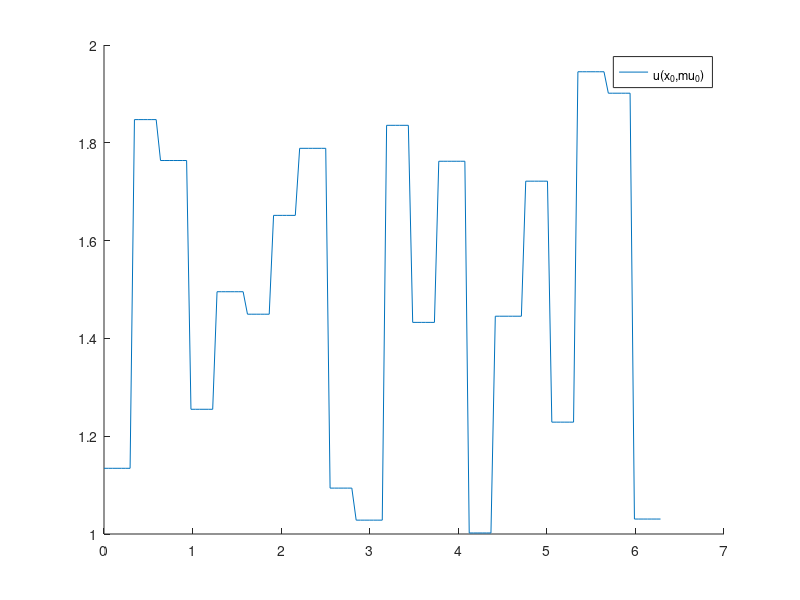
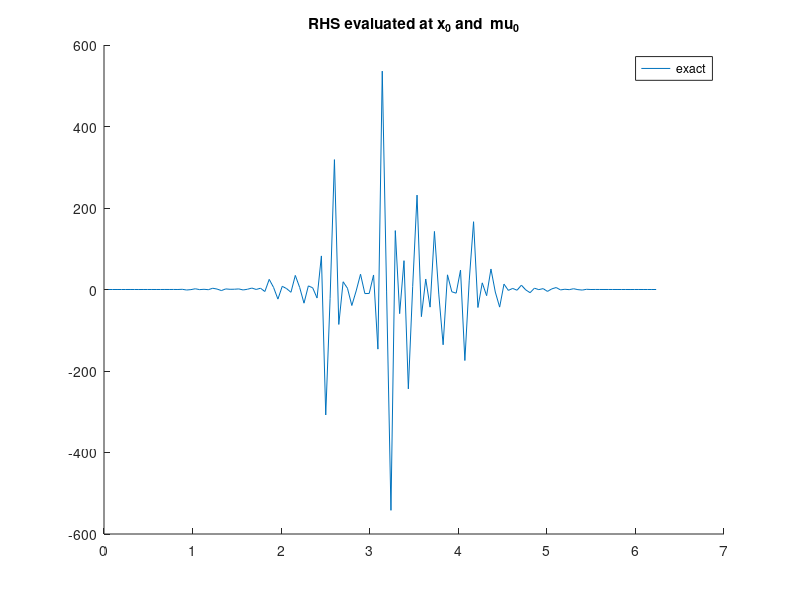
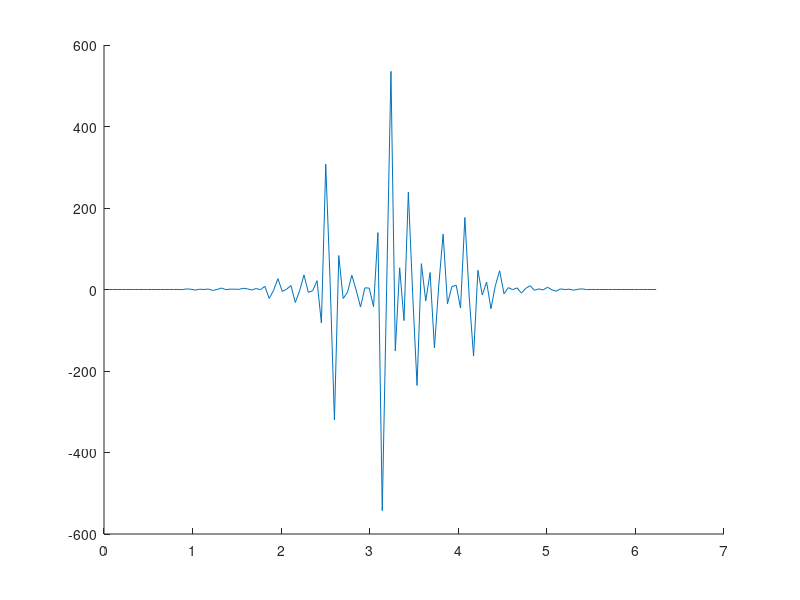

Source code (MATLAB) for these figures, in order: (Note: this script raises an error after producing the figures.)
clear all;
close all;

rng(1); % for reproducibility

addpath('source/');

N = 128;
% N = 16;
% N = 6;

    % monolithic = false
    monolithic = true


%% 1D heat equation with piecewise-constant conductivity as in https://epubs.siam.org/doi/epdf/10.1137/21M1452810, or rather https://arxiv.org/pdf/2502.10888


% Omega = [-1 1];
Omega = [0 2*pi];
xis = linspace(Omega(1),Omega(2),N+1)';
xis_in = xis(2:end-1);
dx = (Omega(2)-Omega(1))/N;

% d = 3; % dimension  of mu
d = 20;
mu0 = rand(d,1) + 1; % each entry between 1 and 2
inds = ceil(eps+d*(xis'-Omega(1))/(Omega(2)-Omega(1)));
nuplus  = @(mu) mu(inds(2:end));
numinus = @(mu) mu(inds(1:end-1));
nu = @(x,mu) mu(ceil(eps+d*(xis'-Omega(1))/(Omega(2)-Omega(1)))); % x argument for compatibility
% nu = @(x,mu) mu(floor(eps+d*(xis'-Omega(1))/(Omega(2)-Omega(1)))); % x argument for compatibility
% x0 = -666*ones(size(xis));

% % k0 = @(xis,mu) exp(-(xis-mu).^2);
% % syms k0(xis_,mu);
% syms xis_ mu_;
% k0_(xis_,mu_) = exp(-.5*(xis_-mu_).^2);
% k0 = matlabFunction(k0_);
% nu = @(x,mu) k0(xis,mu).*x; % thermal conductivity 
% 
% x0 = -sin(pi/2*xis) + 1; % -> make intial condition satisfy BC
% x0 = -sin(pi/2*xis_in) + 1; % -> make intial condition satisfy BC
% % x0 = ones(size(xis)) ; % -> make intial condition satisfy BC
% mu0 = .3;
x0 = exp(-(xis_in-pi).^2).*sin(xis_in/2);

figure
hold on
% plot(xis,x0, "DisplayName","x_0")
% plot(xis,k0(xis,mu0), "DisplayName","k_0(\mu_0)")
plot(xis,nu([],mu0), "DisplayName","\nu(x_0,\mu_0)")
% plot(xis,numinus(mu0), "DisplayName","\nu(x_0,\mu_0)")
% plot(xis,nuplus(mu0), "DisplayName","\nu(x_0,\mu_0)")
% plot(xis,nu(mu0), "DisplayName","\nu(\mu_0)")
legend('show')

%%
dt = 1e-4;
% dt = 0.008;
% dt = 0.001;
% t_end = 1;
% t_end = 100*dt;
t_end = 0.8;
% t_end = 10*dt;
nt = t_end/dt;

% is = [2];
is = [1];
I = speye(N);

%% finite elements discretization with homogeneous Dirichlet boundary conditions
%% --> due to Dirichlet BC only N-1 DoFs
N1 = N-1;
% xis1 = linspace(Omega(1),Omega(2),N)';
% dx = (Omega(2)-Omega(1))/N;

% damping matrix
C = 1/6*dx*spdiags([ones(N,1) 4*ones(N,1) ones(N,1)],[-1 0 1],N1,N1);
% stiffness matrix
% B = 1/dx*spdiags([-ones(N,1) 2*ones(N,1) ones(N,1)],[-1 0 1],N,N);
B = @(mu) -1/dx*spdiags([-numinus(mu) numinus(mu)+nuplus(mu) -nuplus(mu)],[-1 0 1],N1,N1);

% F1_exact = @(x,mu) C\B*(nu([],mu).*x);
F1_exact = @(x,mu) C\(B(mu)*x);

% D = spdiags([-ones(N,1) ones(N,1)], [-1 1],N,N); % first-order central finite difference
% D(1,1) = -1; D(end,end) = 1; % homogeneous Neumann BC
% D = D/(2*dx);
% D1 = D;

% F1 = @(x,theta) 0;
% F1_exact = @(x) D1*(nu(x,k0(mu)).*(D1*x));

% F2_exact = @(x1,x2,mu) D1*(nu(x1,mu).*(D1*x2));
% F2X_exact = @(X,mu) F2_exact(X(:,1),X(:,2),mu); % enable storing variables in one matrix

% Q: are boundary conditions in D1 correct like this?

% definition for k0 approximations
% F2_k = @(x1,x2,k,mu) D1*((k(xis,mu).*x1).*(D1*x2));
% F2_k = @(x1,x2,k) D1*((k.*x1).*(D1*x2));
% F2X_k = @(X,k) F2_k(X(1,:),X(2,:),k,mu0);

% % s_max = N;
% s_max = 18;
% % s_max = 6;
% % s_max = 1;
% % s_max = 1;
% % s_max = 30;
% % s_max = 21;
% mus = linspace(-1,1,s_max);
% mus = flip(mus)
% % mus = mu0

s_max = d;
mus = ones(d,d) + eye(d);

%% 1) simple setting: fixed mu
% F2 = @(x1,x2,theta) F2_exact(x1,x2,mu0);
% F2X = @(X,theta) F2(X(:,1),X(:,2),theta);  % enable storing variables in one matrix
% f = @(x,u,mu) F2(x,x);
% 
% mus = mu0;
% s= 1;
% qH = 1;
% Theta_H = 1;
% Thetas{1} = Theta_H;

%% 2) general setting: arbitrary qH

% k1_ = diff(k0_,xis_);
% % k1 = matlabFunction(k1_);
% k1 = eval(k1_(xis,mu0));

qH = s_max;
s = qH;
% mus = (0:s-1)+mu0;
% mus = linspace(-1,1,s);
% % % theta_H = @(mu) (mu'-mu0).^(0:s-1);
theta_H = @(mu) mu';

Theta_H = theta_H(mus(1:s));
Thetas{1} = Theta_H;

% F2 = @(x1,x2,theta) sum(theta'.*[F2_k(x1,x2,k0(xis,mu0)) F2_k(x1,x2,k1)],2);
% [F2,kps,k_sum] = F2_taylor_approx(k0_,mu_,qH,F2_k,xis,mu0);
% F2 = F2_exact;
% F2X = @(X,theta) F2(X(:,1),X(:,2),theta); % enable storing variables in one matrix

%% some plots 
figure
hold on
plot(xis_in,F1_exact(x0,mu0), "DisplayName","exact")
% plot(xis,F2_exact(x0,x0,mu0), "DisplayName","exact")
% plot(xis,F2X([x0,x0],theta_H(mu0)),'--',"DisplayName","Taylor approx "+qH)
title("RHS evaluated at x_0 and  \mu_0")
legend("show")

% mu1 = -1;
mu1 = 2 - mu0 + 1; 
% mu1 = -mu0;
figure
hold on
% plot(xis,F2_exact(x0,x0,mu1), "DisplayName","exact")
plot(xis_in,F1_exact(x0,mu1), "DisplayName","exact")
% plot(xis,F2X([x0,x0],theta_H(mu1)),'--',"DisplayName","Taylor approx "+qH)
title("RHS evaluated at x_0 and \mu="+ num2str(mu1))
legend("show")

%%

% f = @(x,u,mu) F2(x,x,theta_H(mu)); % previously used

% f = @(x,u,mu) F2_exact(x,x,mu);
f = @(x,u,mu) F1_exact(x,mu);
% F2_exact = @(x1,x2,mu) D1*(nu(x1,mu).*(D1*x2));


%%

Nu = 0; % input signal dimension

%% generate ROM basis construction data
% s_b = 5;
% s_b = d;


% X0s = 10*[-sin(pi/2*xs)' sin(3*pi/2*xs)']; % -> make intial condition satisfy BC
% x0 = -sin(pi/2*xis); % -> make intial condition satisfy BC
% mus_b = mus; % so far used
% mus_b = linspace(-1,1,s_b);
% mus_b = mus;
mus_b = rand(d,5) + 1; % each entry between 1 and 2
s_b = 5;

X_b = zeros(N1,nt+1,s_b);
U_b = zeros(Nu,nt+1,s_b); 

for k = 1:s_b
    mu = mus_b(:,k);
    X_b(:,:,k) = simulate(x0,dt,nt,@(x) single_step(x,0,dt,f,mu));
end

%% construct ROM basis via POD
[V,S,~] = svd(X_b(:,:),'econ');
n = 30;
% n = 6;
% n = 16;
% n = N1;
% n = N;
% n = s_max;
% fac = 12;
% fac = 1;
% n = fac*s_max;

Vn = V(:,1:n);
% Vn = eye(n);

%% singular value decay
figure
semilogy(diag(S)/S(1,1))
title("singular value decay")

%% state plots
k = 1;
figure
plot(xis_in,X_b(:,1,k))
hold on
plot(xis_in,X_b(:,2,k))
plot(xis_in,X_b(:,3,k))
plot(xis_in,X_b(:,5,k))
plot(xis_in,X_b(:,10,k))
plot(xis_in,X_b(:,50,k))
plot(xis_in,X_b(:,100,k))
plot(xis_in,X_b(:,end,k))

%% plot end states
figure
hold on
for k = 1:s_b
    plot(xis_in,X_b(:,end,k))
end


%% opinf on ROM basis snapshot data
% tX_b = Vn'*X_b;
tX_b = pagemtimes(Vn',X_b);
tX_b1 = tX_b(:,1:end-1,:);
tX_b2 = tX_b(:,2:end,:);
dot_tX_b = (tX_b2-tX_b1)/dt;

[O,A_inds,B_inds,condD] = p_opinf(dot_tX_b,tX_b1,[],is,Thetas,true);
sota.O = O;
sota.condsD = condD;

%% construct intrusive operators
qA = d;
tA1s = precompute_rom_operator_param(F1_exact,Vn,1,qA);
% 
intr.O = tA1s(:,:);
intr.Os = tA1s;

Omu0 = precompute_rom_operator(@(X) F1_exact(X,mu0),Vn,1);
Omu1 = precompute_rom_operator(@(X) F1_exact(X,mu1),Vn,1);

tA2s = tA1s; % botch to avoid chaning all names

% Jn2 = power2kron(n,2);
% tA2 = precompute_rom_operator(F2X,Vn,2)*Jn2;

% tA2s = precompute_rom_operator_param(@(X,theta) F2X(X),Vn,2,qH);
% tA2s = precompute_rom_operator_param(@(X,theta) F2X(X,theta),Vn,2,qH);
% % tA2s = precompute_rom_operator_param(@(X,theta) F2X(X,theta),Vn,2,s_max);
% 
% intr.O = tA2s(:,:);
% intr.Os = tA2s;
% 
% Jn2 = power2kron(n,2);
% Omu0 = precompute_rom_operator(@(X) F2X_exact(X,mu0),Vn,2)*Jn2;
% Omu1 = precompute_rom_operator(@(X) F2X_exact(X,mu1),Vn,2)*Jn2;

% tA2_2= Vn'*C*kron(Vn,Vn)*Jn2;
% norm(tA2-tA2_2)

%% generate rank-sufficient snapshot data
tX0_pure = rank_suff_basis(n,is);
U0_pure = [];
XU = blkdiag(U0_pure,tX0_pure);
tX0 = XU(Nu+1:end,:);
U0 = XU(1:Nu,:);

% tX0 = rank_suff_basis(n,is);
% U0 = [];

nf = size(tX0,2);
tX1 = zeros(n,nf,s_max);

% compute time step estimate (3.10)
dt1 = dt_estimate(X_b(:,:,1),U_b(:,:,1),Vn(:,1),dt,is); % internally computes derivatives, so we cannot concatenate trajectories

for k =1:s_max
    mu = mus(:,k);
    for i = 1:nf
        tX1(:,i,k) = Vn'*single_step(Vn*tX0(:,i),U0(:,i),dt1,f,mu);
    end
end

dot_tX = (tX1-tX0)/dt1;

%%
ns = 1:n;
ss = 1:s_max;
% ns = fac*(1:s_max);
% ns = n;
nn = numel(ns);

B_errors = zeros(nn,1);
A1_errors = zeros(nn,1);
% A2_errors = zeros(nn,1);

deco.O_errors = zeros(nn,1);
deco.condsD = zeros(nn,s);

mono.O_errors = zeros(nn,1);
mono.condsD = zeros(nn,1);

deco.Omu0errors = zeros(nn,1);
deco.Omu1errors = zeros(nn,1);

mono.Omu0errors = zeros(nn,1);
mono.Omu1errors = zeros(nn,1);

%% compute ROM state error
Xmu0_FOM = simulate(x0,dt,nt,@(x) single_step(x,0,dt,f,mu0));
Xmu1_FOM = simulate(x0,dt,nt,@(x) single_step(x,0,dt,f,mu1));

deco.ROMerror_mu0 = zeros(nn,1);
deco.ROMerror_mu1 = zeros(nn,1);

mono.ROMerror_mu0 = zeros(nn,1);
mono.ROMerror_mu1 = zeros(nn,1);

% figure(7)
% hold on
% figure(8)
% hold on
%%

n_is__ = n_is(n,is);

for j = 1:nn
    n_ = ns(j);
    % n_ = 4;
    % n_ = s_max; % botch
    %% NEW: changing s
    % s = n_;
    % s = 1;
    s = qH;
    % s = ns(j); % botch
    % s = ss(j); % botch
    % theta_H = @(mu) (mu'-mu0).^(0:s-1);
    theta_H = @(mu) mu';

    Theta_H = theta_H(mus(:,1:s));
    Thetas{1} = Theta_H;
    %%
    n_is_ = n_is(n_,is);
    nf_ = sum(n_is_)+Nu;

    % ks = [1:Nu+n_is_(1), Nu+n_is__(1)+1:Nu+n_is__(1)+n_is_(2)];
    ks = [1:Nu+n_is_(1)];

    tX0_ = tX0(1:n_,ks);
    dot_tX_ = dot_tX(1:n_,ks,1:s);
    U0_ = U0(:,ks);

    hA2s_ = zeros(n_,n_is_,s);
    tA2s_ = zeros(n_,n_is_,s);

    %% monolithic construction
    if monolithic
        tX = repmat(full(tX0_),1,1,s);
        [O,A_inds,B_inds,condD] = p_opinf(dot_tX_,tX,U0_,is,Thetas,true);
        mono.O = O;
        mono.condsD(j) = condD;
    end

    for k =1:s
        dot_tX_ = dot_tX(1:n_,ks,k);

        [O,A_inds,B_inds,condD] = opinf(dot_tX_,tX0_,U0_,is,true);
        % hA1_ = O(:,A_inds(1,1):A_inds(1,2));
        hA2_ = O(:,A_inds(1,1):A_inds(1,2));
        % hA2_ = O(:,A_inds(2,1):A_inds(2,2));
        hB_ = O(:,B_inds(1,1):B_inds(1,2));

        % tB_ = tB(1:n_,:);
        % tA1_ = tA1s(1:n_,1:n_is_(1),k);
        tA2_ = tA2s(1:n_,1:n_is_(1),k);
        % tA2_ = tA2(1:n_,1:n_is_(2));

        % tO_ = [tA1_ tA2_];
        tO_ = [tA2_];
        % O_errors(j,k) = norm(O-tO_,"fro")/norm(tO_,"fro");

        deco.condsD(j,k) = condD;

        hA2s_(:,:,k) = hA2_;
        tA2s_(:,:,k) = tA2_;
    end

    % deco.O = hA2s_(:,:)*kron(inv(Theta_H),eye(n_is_))';
    deco.O = hA2s_(:,:)/kron((Theta_H),eye(n_is_))';
    % O_errors(j) = norm(tA1s_(:,:)-hA1s_,"fro")/norm(tO_,"fro");
    deco.O_errors(j) = norm(tA2s_(:,:)-deco.O,"fro")/norm(tA2s_(:,:), "fro");
    if monolithic
        mono.O_errors(j) = norm(tA2s_(:,:)-mono.O,"fro")/norm(tA2s_(:,:), "fro");
    end

    deco.Os = reshape(deco.O,[n_, n_is_(1), s]);
    
    Omu1_ = Omu1(1:n_,1:n_is_(1));
    deco.Omu1errors(j) = norm(affine_op(deco.Os,theta_H(mu1))-Omu1_,"fro")/norm(Omu1,"fro");
    Omu0_ = Omu0(1:n_,1:n_is_(1));
    deco.Omu0errors(j) = norm(affine_op(deco.Os,theta_H(mu0))-Omu0_,"fro")/norm(Omu0,"fro");
    if monolithic
        mono.Os = reshape(mono.O,[n_, n_is_(1), s]);
        mono.Omu1errors(j) = norm(affine_op(mono.Os,theta_H(mu1))-Omu1_,"fro")/norm(Omu1,"fro");
        mono.Omu0errors(j) = norm(affine_op(mono.Os,theta_H(mu0))-Omu0_,"fro")/norm(Omu0,"fro");
    end

    %% compute ROM state error
    % Xmu0_FOM = simulate(x0,dt,nt,@(x) single_step(x,0,dt,f,mu0));
    % Xmu1_FOM = simulate(x0,dt,nt,@(x) single_step(x,0,dt,f,mu0));

    % In_2 = kron2power(n_,2);
    % ROMmu0_step = @(x) x+ dt*Omu0_*In_2*kron(x,x);
    deco.Omu0_ = affine_op(deco.Os,theta_H(mu0));
    % deco.ROMmu0_step = @(x) x+ dt*deco.Omu0_*In_2*kron(x,x);
    deco.ROMmu0_step = @(x) x+ dt*deco.Omu0_*x; % linear
    % ROMmu1_step = @(x) x+ dt*Omu1_*In_2*kron(x,x);
    deco.Omu1_ = affine_op(deco.Os,theta_H(mu1));
    % deco.ROMmu1_step = @(x) x+ dt*deco.Omu1_*In_2*kron(x,x);
    deco.ROMmu1_step = @(x) x+ dt*deco.Omu1_*x; % linear

    Vn_ = Vn(:,1:n_);
    deco.Xmu0 = simulate(Vn_'*x0,dt,nt,deco.ROMmu0_step);
    deco.Xmu1 = simulate(Vn_'*x0,dt,nt,deco.ROMmu1_step);

    deco.ROMerror_mu0(j) = sum(vecwise_2norm(Xmu0_FOM - Vn_*deco.Xmu0))/sum(vecwise_2norm(Xmu0_FOM));
    deco.ROMerror_mu1(j) = sum(vecwise_2norm(Xmu1_FOM - Vn_*deco.Xmu1))/sum(vecwise_2norm(Xmu1_FOM));
     
    if monolithic
        % ROMmu0_step = @(x) x+ dt*Omu0_*In_2*kron(x,x);
        mono.Omu0_ = affine_op(mono.Os,theta_H(mu0));
        % mono.ROMmu0_step = @(x) x+ dt*mono.Omu0_*In_2*kron(x,x);
        mono.ROMmu0_step = @(x) x+ dt*mono.Omu0_*x; % linear
        % ROMmu1_step = @(x) x+ dt*Omu1_*In_2*kron(x,x);
        mono.Omu1_ = affine_op(mono.Os,theta_H(mu1));
        % mono.ROMmu1_step = @(x) x+ dt*mono.Omu1_*In_2*kron(x,x);
        mono.ROMmu1_step = @(x) x+ dt*mono.Omu1_*x;

        Vn_ = Vn(:,1:n_);
        mono.Xmu0 = simulate(Vn_'*x0,dt,nt,mono.ROMmu0_step);
        mono.Xmu1 = simulate(Vn_'*x0,dt,nt,mono.ROMmu1_step);

        mono.ROMerror_mu0(j) = sum(vecwise_2norm(Xmu0_FOM - Vn_*mono.Xmu0))/sum(vecwise_2norm(Xmu0_FOM));
        mono.ROMerror_mu1(j) = sum(vecwise_2norm(Xmu1_FOM - Vn_*mono.Xmu1))/sum(vecwise_2norm(Xmu1_FOM));
    end

    % ts = 0:dt:t_end;
    % figure(7)
    % semilogy(ts,ROMerror_mu0,'DisplayName',"n=" +num2str(n_))
    % figure(8)
    % semilogy(ts,ROMerror_mu1,'DisplayName',"n=" +num2str(n_))
end

% figure(7)
% ylabel("ROM state error")
% xlabel("time")
% set(gca, 'YScale', 'log')
% grid on
% legend("show")
% title("\mu_0")
% 
% figure(8)
% ylabel("ROM state error")
% xlabel("time")
% set(gca, 'YScale', 'log')
% grid on
% legend("show")
% title("\mu_1")

figure
hold on
semilogy(ns,sum(deco.O_errors,2)/qH,'x-', 'LineWidth', 2,'DisplayName',"decoupled")
if monolithic
    semilogy(ns,sum(mono.O_errors,2)/qH,'+--', 'LineWidth', 2,'DisplayName',"monolithic")
end
ylabel("operator error")
xlabel("ROM dimension")
set(gca, 'YScale', 'log')
grid on
legend("show","Location","southeast")
% title("compares against Taylor approximation!")
exportgraphics(gcf,"figures_piecewise/taylor_errors.pdf")


figure
hold on
if monolithic
    semilogy(ns,mono.condsD,'x-', 'LineWidth', 2,'DisplayName',"monolithic")
end
semilogy(ns,sum(deco.condsD,2)/s,'x-', 'LineWidth', 2,'DisplayName',"decoupled")
% semilogy(n,sota.condsD, 'x-', 'LineWidth', 2,'DisplayName',"state of the art")
ylabel("condition number")
xlabel("ROM dimension")
set(gca, 'YScale', 'log')
grid on
legend("show","Location","east")
exportgraphics(gcf,"figures_piecewise/condition_numbers.pdf")


figure
hold on
semilogy(ns,deco.Omu0errors,'x-','DisplayName',"\mu_0 decoupled")
semilogy(ns,deco.Omu1errors,'x-','DisplayName',"\mu_1 decoupled")
if monolithic
    semilogy(ns,mono.Omu0errors,'+--','DisplayName',"\mu_0 monolithic")
    semilogy(ns,mono.Omu1errors,'+--','DisplayName',"\mu_1 monolithic")
end
ylabel("operator error")
xlabel("ROM dimension")
set(gca, 'YScale', 'log')
grid on
legend("show","Location","southeast")
% title("compares against exact Gaussian!")
exportgraphics(gcf,"figures_piecewise/gaussian_errors.pdf")

figure
hold on
semilogy(ns,deco.ROMerror_mu0,'x-','DisplayName',"\mu_0 decoupled")
semilogy(ns,deco.ROMerror_mu1,'x-','DisplayName',"\mu_1 decoupled")
if monolithic
    semilogy(ns,mono.ROMerror_mu0,'+--','DisplayName',"\mu_0 monolithic")
    semilogy(ns,mono.ROMerror_mu1,'+--','DisplayName',"\mu_1 monolithic")
end
ylabel("average ROM state error")
xlabel("increasing dimension")
set(gca, 'YScale', 'log')
grid on
legend("show")
% title("ROM dim and Taylor dim increasing")
% title("ROM dim increasing, Taylor dim = "+num2str(s))
% title("ROM dim =" + num2str(n_) + ", Taylor dim increasing")
exportgraphics(gcf,"figures_piecewise/rom_state_errors.pdf")


%% visualize singular values
% figure; semilogy(diag(S),'o-')
% hold on

% save("data/data_burgers","O_errors","condsD");


%% FOM solver running for one time step
function x_1 = single_step(x_0,u_0,dt,f,mu)
    x_1 = x_0 + dt*f(x_0,u_0,mu);
end
